Frame 1 (no input): blank canvas, image omitted
Frame 60 (no input): blank canvas, image omitted
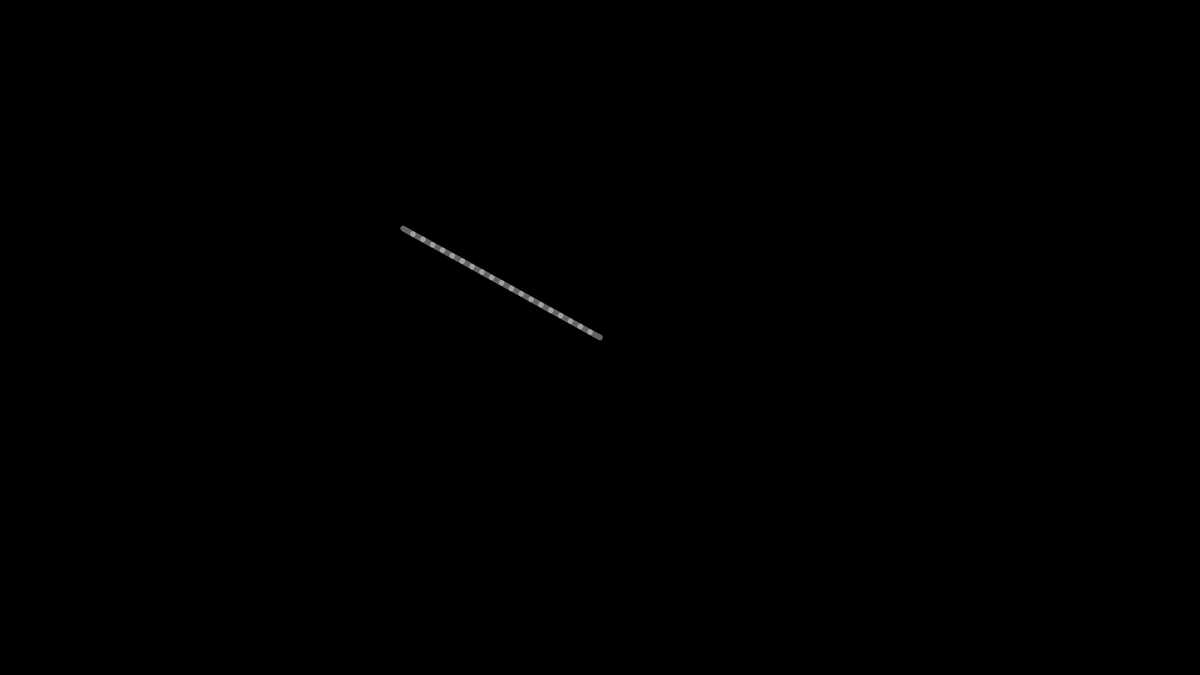
Frame 120 (the mouse pressed at the canvas centre since frame 60)

The p5.js sketch whose frames 1 and 60 were blank and that drew this single picture after the mouse press (run headless with seeded random() and noise() and a simulated clock; from frame 60 on, the mouse is pressed at the canvas centre):

// p5.js sketch
// ── sketch.js
var x = new Array(20);
var y = new Array(20);
var segLength = 18;

function setup() {
  createCanvas(1920, 1080);
  strokeWeight(9);
  stroke(255, 100);
  for(var i=0; i<x.length; i++) {
    x[i]=0;
    y[i]=0;
  }
}

function draw() {
  background(0);
  drawSegment(0, mouseX, mouseY);
  for(var i=0; i<x.length-1; i++) {
    drawSegment(i+1, x[i], y[i]);
  }
}

function drawSegment(i, xin, yin) {
  var dx = xin - x[i];
  var dy = yin - y[i];
  var angle = atan2(dy, dx);
  x[i] = xin - cos(angle) * segLength;
  y[i] = yin - sin(angle) * segLength;
  segment(x[i], y[i], angle);
}

function segment(x, y, a) {
  push();
  translate(x, y);
  rotate(a);
  line(0, 0, segLength, 0);
  pop();                                    
}
